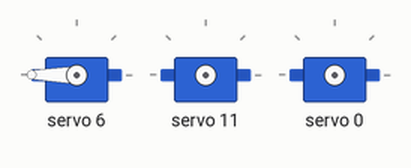
The sketch below on a simulated Arduino Uno, built with avr-gcc and run on an emulated ATmega328P. On the bench: 3 × servo.

Above: at 0.1 s.
At 8.9 s:
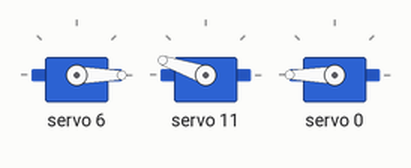
At 17.1 s:
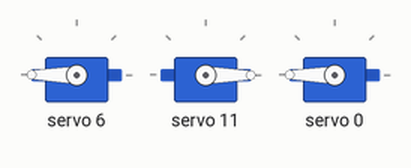
At 37.5 s:
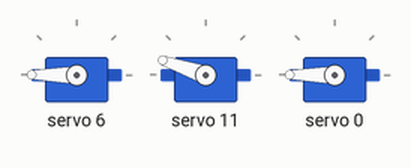
Timing chart, 0 to 39.0 s (numbered marks = the images above):
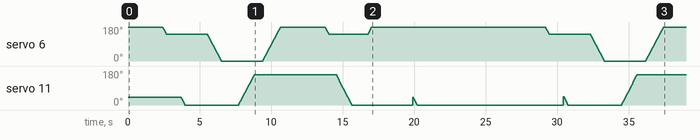

The sketch:

RobotArm.ino
```cpp
#include <Wire.h>
#include <Adafruit_PWMServoDriver.h>

Adafruit_PWMServoDriver pwm = Adafruit_PWMServoDriver();

#define SERVO_FREQ 50 // Analog servos run at ~50 Hz updates
#define Gripper 11
#define GripperBase 0
#define Arm 6


void setup() {
  pwm.begin();
  // In theory the internal oscillator is 25MHz but it really isn't
  // that precise. You can 'calibrate' by tweaking this number till
  // you get the frequency you're expecting!
  pwm.setOscillatorFrequency(12000000);  // The int.osc. is closer to 27MHz
  pwm.setPWMFreq(SERVO_FREQ);  // Analog servos run at ~50 Hz updates
  delay(10);
}
void loop() {

  initializeArm();
  rotateBox();
  restArm();
  delay(5000);
}

void initializeArm() {
  //Get the  arm to the initial position from wherever it was
  for (uint16_t microsec = 6000; microsec >= 2000; microsec--) pwm.writeMicroseconds(Arm, microsec); delay(1000);
  for (uint16_t microsec = 1000; microsec >= 400; microsec--) pwm.writeMicroseconds(Gripper, microsec); delay(500);
  for (uint16_t microsec = 3200; microsec >= 2500; microsec--) pwm.writeMicroseconds(GripperBase, microsec); delay(500);
  for (uint16_t microsec = 2000; microsec >= 400; microsec--) pwm.writeMicroseconds(Arm, microsec); delay(1000);
}

void rotateBox() {
  // Roate the box 90 degred toward the robot
  for (uint16_t microsec = 400; microsec <= 2200; microsec++) pwm.writeMicroseconds(Gripper, microsec); delay(500);
  for (uint16_t microsec = 400; microsec <= 2500; microsec++) pwm.writeMicroseconds(Arm, microsec); delay(500);
  for (uint16_t microsec = 2500; microsec <= 5500; microsec++) pwm.writeMicroseconds(GripperBase, microsec); delay(500);
  for (uint16_t microsec = 2500; microsec >= 2000; microsec--) pwm.writeMicroseconds(Arm, microsec); delay(500);
  for (uint16_t microsec = 2200; microsec >= 400; microsec--) pwm.writeMicroseconds(Gripper, microsec); delay(1000);
}

void restArm() {
  for (uint16_t microsec = 2000; microsec <= 6000; microsec++) pwm.writeMicroseconds(Arm, microsec); delay(500);
  for (uint16_t microsec = 1000; microsec >= 400; microsec--) pwm.writeMicroseconds(Gripper, microsec); delay(500);
  for (uint16_t microsec = 3200; microsec >= 2500; microsec--) pwm.writeMicroseconds(GripperBase, microsec); delay(500);
}
```
